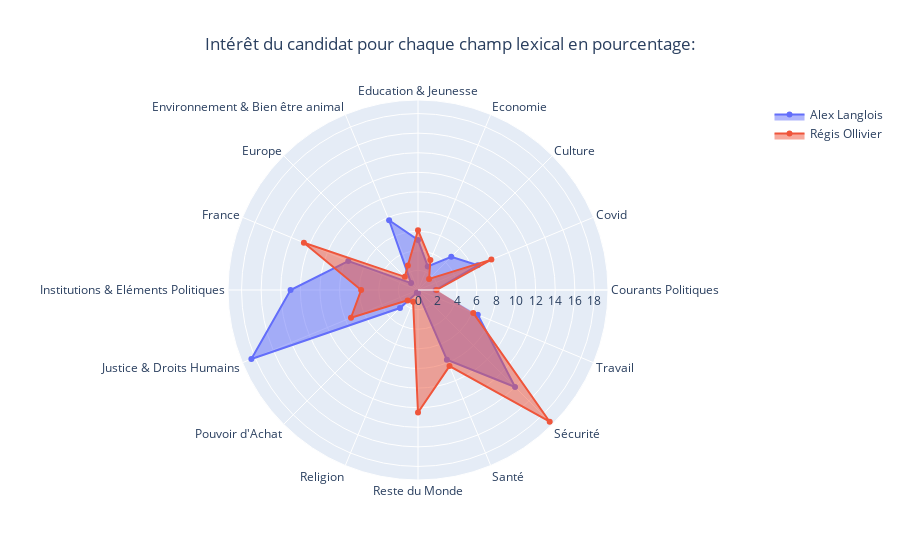

Notebook code cell kept with this figure:
### Code cell
radar_chart_with_neighbour(name_candidate="Alex Langlois", name_neighbour="Régis Ollivier")

### Figure 1 — Plotly figure (JSON) as saved in the notebook; plotly's stock layout.template omitted (floating-point values rounded to 4 significant figures)
{"data": [{"fill": "toself", "name": "Alex Langlois", "r": [1.8, 6.6, 4.8, 2.6, 5.1, 7.7, 1, 7.7, 13, 18.4, 2.6, 0.3, 0.3, 7.7, 14, 6.6], "theta": ["Courants Politiques", "Covid", "Culture", "Economie", "Education & Jeunesse", "Environnement & Bien être animal", "Europe", "France", "Institutions & Eléments Politiques", "Justice & Droits Humains", "Pouvoir d'Achat", "Religion", "Reste du Monde", "Santé", "Sécurité", "Travail"], "type": "scatterpolar"}, {"fill": "toself", "name": "Régis Ollivier", "r": [1.9, 8.1, 1.6, 3.3, 6.1, 2.7, 1.9, 12.6, 5.8, 7.4, 1.5, 1.3, 12.5, 8.4, 19, 6.1], "theta": ["Courants Politiques", "Covid", "Culture", "Economie", "Education & Jeunesse", "Environnement & Bien être animal", "Europe", "France", "Institutions & Eléments Politiques", "Justice & Droits Humains", "Pouvoir d'Achat", "Religion", "Reste du Monde", "Santé", "Sécurité", "Travail"], "type": "scatterpolar"}], "layout": {"title": {"text": "Intérêt du candidat pour chaque champ lexical en pourcentage:", "x": 0.5}}}
